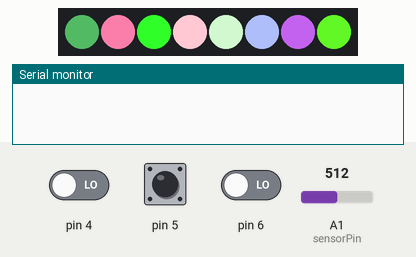
Bench run of a sketch on a simulated Arduino Uno, built with avr-gcc and run on an emulated ATmega328P. Shown: 8 RGB LEDs in strip order, left to right, the last lines printed to the serial monitor. Inputs (shaded band) come from the test bench; at power-on: pin 5 LOW, pin 4 LOW, pin 6 LOW, A1 (sensorPin) = 512. Dim RGB values are drawn brighter than linear; random numbers use the default seed unless the sketch sets one.

Above: at 2.4 s.
2.5 s: pin 5 pulsed HIGH 5 times (0.12 s each, 0.3 s apart)
At 4.6 s:
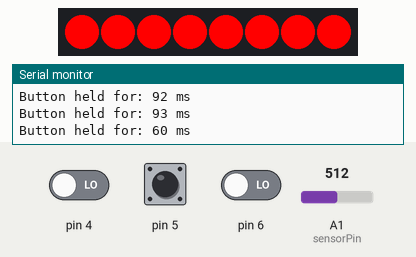
5.5 s: pin 5 pulsed HIGH 2 times (0.12 s each, 0.3 s apart)
At 6.8 s:
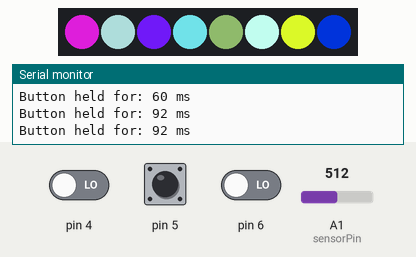
7.6 s: pin 5 driven HIGH
At 8.8 s:
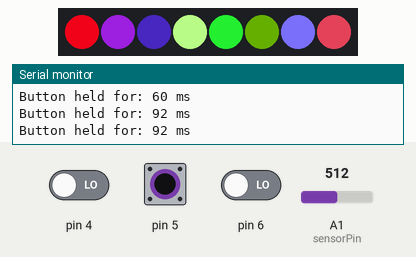
9.1 s: pin 5 driven LOW
At 9.35 s:
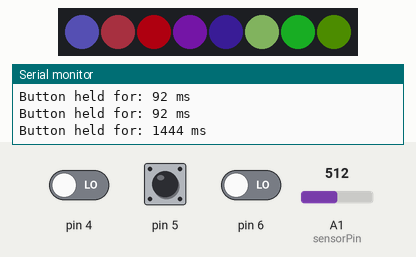
Timing chart, 0 to 11.6 s (numbered marks = the images above; inputs shaded):
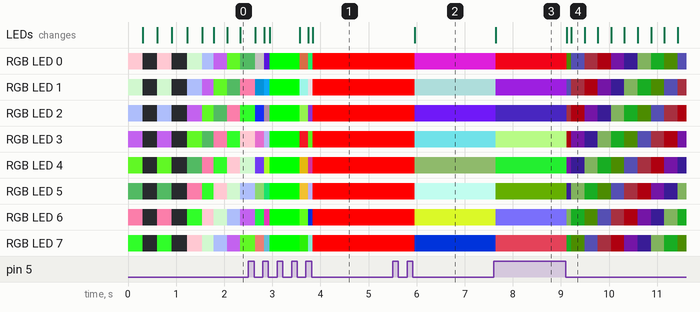

The sketch:

arduino-led-list.ino
```cpp
/*
  Dato: 12.09.23
*/

#include <Adafruit_NeoPixel.h>			                                                          // importerer bibliotek for funksjonalitet av led-listen
#define PIN 2   						                                                                  // inn-pinne til led-listen
#define NUMPIXELS 8 				                	                                                // antall led i listen

Adafruit_NeoPixel pixels = Adafruit_NeoPixel(NUMPIXELS,PIN,NEO_GRB+NEO_KHZ800);               // oppretter pixels-objekt som kaller sin egen kode


struct RGB						                                                                        // oppretter en struct med verdiene til en farge
{
  byte r;
  byte g;
  byte b;
};

struct Button                                                                                 // knapp-struct, holder alt av informasjon om knappene
{
  byte btnPin;
  int state;
  int prevState;
  int prevDebounce;
  int toggle;
  int presses;
  unsigned long held;
  unsigned long heldInstant;
};

RGB rgbValues[NUMPIXELS];				               	                                              // array som holder RGB-verdiene til hver LED
byte ledPosition[NUMPIXELS];		             		                                              // array som holder posisjonene til hver LED
byte rstlst[NUMPIXELS];						                                                            // temp liste som holder posisjoner i av-posisjon
RGB rgbValuesTemp[NUMPIXELS];			            	                                              // temp liste som holder posisjoner i av-posisjon

const int sensorPin = A1;
unsigned long debounceDelay = 10;
int timer = 250;
const int powerCheckTimer = 500;			                                                        // burde vært en liste

int sensorValue;
unsigned int counting;
bool lightMode;
bool movingFlag;
bool blinkFlag;
bool ledState;
//int sensorMax = 0;						                                                              // bruk om tid til
//int sensorMin = 1023;						                                                            // bruk om tid til

Button powerBtn, colorBtn, modeBtn;                                                           // opprett variabler for hver knapp

// kalles av setup()
void initButtons() {
 powerBtn = {4, LOW, 0, LOW, 0, 0, 0, 0};                                                     // initialiser struct'et
 colorBtn = {5, LOW, 0, LOW, 0, 0, 0, 0};
 modeBtn = {6, LOW, 0, LOW, 0, 0, 0, 0};
}

// samme som over
void initArrays()
{
  for (int i = 0; i < NUMPIXELS; i++) {                                                       // oppretter array med posisjonene til led'ene
  	ledPosition[i] = i;
  }
  for (int i = 0; i < NUMPIXELS; i++) {                                                       // oppretter arrayet med 0 som verdi for rgb
  	rgbValues[i].r = 0;
    rgbValues[i].g = 0;
    rgbValues[i].b = 0;
  }
  memcpy(rgbValuesTemp, rgbValues, NUMPIXELS);                                                // gjør klar midlertidig array for senere
  memcpy(rstlst, ledPosition, NUMPIXELS);                                                     // gjør klar midlertidig array for senere
}

// startsekvens når programmet starter, kalles av setup()
void bootUpSequence()
{
  pixels.begin();
  regenerateColorsRandom();
  int delTime = 300;
  while (millis() < 1200) {                                                                   // blinker i 1200 ms
    startList(255);
    delay(delTime);
    startList(0);
    delay(delTime);
  }
}

// unødvendig?
int blinkLed(int i)
{
  if (i < NUMPIXELS) {
  	i++;
  }
}

// hjelpefunksjon for å sette farger, sparer noen linjer kode
void setLedColor(int pos, int red, int green, int blue)
{
  rgbValues[pos].r = red;
  rgbValues[pos].g = green;
  rgbValues[pos].b = blue;
}

void regenerateColorsRandom() {
  for (int i = 0; i < NUMPIXELS; i++) {
  	setLedColor(i, random(255), random(255), random(255));                                   // setter alle led'ene til en tilfeldig farge
  }
}

void setAllColors(int r, int g, int b) {
  for (int i = 0; i < NUMPIXELS; i++) {
  	setLedColor(i, r, g, b);
  }
}

// tilbakestill posisjon
void resetList()
{
  memcpy(ledPosition, rstlst, NUMPIXELS);                                                   // kopierer "posisjonene" til led'ene tilbake til posisjon arrayet
}

// fargespill 1
void shiftLEDforward()
{
  byte temp[sizeof(ledPosition)];
  memcpy(temp, ledPosition, sizeof(ledPosition));

  for (int i = 0; i < sizeof(ledPosition);i++) {
  	ledPosition[(i+1) % sizeof(ledPosition)] = temp[i];                                    // modulo for å hoppe til første element når man er på siste plass
  }
}

// håndterer alt av knappetrykk-logikk
void debounceControl(struct Button &button)                                                // tar inn referanse til knapp-objektet man velger
{
  int readState = digitalRead(button.btnPin);
  if (readState != button.prevState) {
    if (button.prevDebounce < button.held) {                                               // sjekker hvor lenge knappen er holdt inne
      button.held = millis() - button.held;
      button.heldInstant = button.held;
      Serial.print("Button held for: ");
      Serial.print(button.heldInstant);
      Serial.println(" ms");
      button.presses++;
    }
  	button.prevDebounce = millis();
  }

  if ((millis() - button.prevDebounce) > debounceDelay) {

    if (readState != button.state) {
        button.state = readState;
      if (button.state == HIGH) {
        button.toggle = !button.toggle;
        button.held = millis();
      }
    }
  }
  button.prevState = readState;
}

// skru av led-listen
void powerOffLed()
{
  for (int i = 0; i < NUMPIXELS; i++) {
    rgbValues[i].r = 0;
    rgbValues[i].g = 0;
    rgbValues[i].b = 0;
  }
  startList(0);
}

// lagre lysmønster før programmet avsluttes
void saveLedState()
{
  memcpy(rgbValuesTemp, rgbValues, NUMPIXELS);
}

// plasserer temparray tilbake i hovedarray
void restartLed()
{
  memcpy(rgbValues, rgbValuesTemp, NUMPIXELS);
}

// sjekk om arduino skal skrues av med langt knappetrykk
void powerCheck(struct Button &button)
{
  if (button.heldInstant > 300 && button.heldInstant != 0) {                                          // satt til 300ms for raskere testing da tinkercad er litt treig
  	saveLedState();
    powerOffLed();
    button.heldInstant = 1;
    while (button.heldInstant < 300 && button.heldInstant != 0) {                                     // sjekker om bruker vil starte igjen
  	  debounceControl(button);
  	}
    button.heldInstant = 0;
    restartLed();
  }
}

// omformer analog verdi til tall som kan skrives ut av digitalWrite()
byte lightConstrain(int lightVal)
{
  return lightVal >> 3;                                                                                // bitshift for minimal prosessorressurs
}

// tar inn analogverdi og returnerer omformede versionen
byte lightBrightnessControl(int analogPin)
{
  int readBrightness = analogRead(analogPin);
  return lightConstrain(readBrightness);
}

// sjekker om lys-knappen er holdt inn lenge
void checkLightMode(struct Button &button)
{
  int temp = button.presses;
  // viktig at den kan starte listen selv om knappen sitt nye knappepress er under 500ms
  if (button.heldInstant > 500 || lightMode) {
    startList(lightBrightnessControl(sensorPin));
    if (button.heldInstant < 500) {
      button.heldInstant = 0;
      lightMode = true;
    } else if (button.heldInstant > 500 && lightMode) {
      lightMode = false;
      button.heldInstant = 0;
    } else {
      lightMode = true;
      button.heldInstant = 0;
    }
  }
}

// sjekker om den skal bytte til blinkemodus
void checkBlinkMode(struct Button &button)
{
  int temp = button.presses;
  if (button.heldInstant > 500 || blinkFlag) {
    if (button.heldInstant < 500) {
      button.heldInstant = 0;
      blinkFlag = true;
    } else if (button.heldInstant > 500 && blinkFlag) {
      blinkFlag = false;
      button.heldInstant = 0;
    } else {
      blinkFlag = true;
      button.heldInstant = 0;
    }
  }
}

// om man vil endre hastighet
void speedModes(int &prevTime, struct Button &button) {
  if (millis() - prevTime > timer) {
    prevTime = millis();

    if (blinkFlag) {
      if (ledState == true) {
        startList(0);
        ledState = false;
      } else {
        startList(255);
        ledState = true;
      }
    }

    if (button.presses % 3 == 1 && button.heldInstant < 500) {
      timer = 100;
    } else if (button.presses % 3 == 2 && button.heldInstant < 500) {
      timer = 50;
    } else {
      timer = 250;
      shiftLEDforward();
    }
  }
}

// kode som må kalles for at lysene skal oppdateres
void startList(int brightness)
{
  pixels.setBrightness(brightness);

  for (int i = 0; i < NUMPIXELS; i++) {
    pixels.setPixelColor(ledPosition[i], rgbValues[i].r, rgbValues[i].g, rgbValues[i].b);
  }
  pixels.show();
}

// oppsett start
void setup()
{
  randomSeed(analogRead(0));
  initButtons();
  initArrays();
  pinMode(sensorPin, INPUT);
  bootUpSequence();
  Serial.begin(9600);                                                         // for debug
}

// hovedprogram kjører
void loop()
{
  static int prevTime = 0;
  debounceControl(powerBtn);
  delay(10);
  debounceControl(colorBtn);
  delay(10);                                                                  // Usikker hvorfor men ser ut som koden kjører mye bedre med delay her
  debounceControl(modeBtn);
  delay(10);
  checkLightMode(colorBtn);                                                   // når det er mørkt lyser den mindre
  checkBlinkMode(modeBtn);
  speedModes(prevTime, modeBtn);
  if (!lightMode && !blinkFlag) {
    if(colorBtn.presses % 3 == 1 && colorBtn.heldInstant < 500) {             // hvert 3. knappetrykk som ikke er over 500ms holdt inne vil den generere tilfeldige farger
      if (colorBtn.state != colorBtn.prevState) {
        regenerateColorsRandom();
        startList(255);
      }
    } else if (colorBtn.presses % 3 == 2 && colorBtn.heldInstant < 500) {     // generere rød grønn eller blå
      if(colorBtn.presses != colorBtn.prevState) {
        if (colorBtn.presses % 4 == 1) {
          setAllColors(255,0,0);
        } else if (colorBtn.presses % 4 == 2) {
          setAllColors(0,255,0);
        } else if (colorBtn.presses % 4 == 3) {
          setAllColors(0,0,255);
        }
          startList(255);                                                     // start listen med fargene satt over
      }
    } else {
      startList(255);
    }
  }
  powerCheck(powerBtn);                                                       // sjekk om av-knappen holdt i mer enn 3 sek (300ms for testing enda)
}
```

Measured:
- after the input at 5.5 s, RGB LED 0: RGB(255, 0, 0) → RGB(153, 21, 151) after 0.46 s; RGB LED 1: RGB(255, 0, 0) → RGB(119, 151, 150) after 0.46 s
- after the input at 7.6 s, RGB LED 0: RGB(153, 21, 151) → RGB(211, 2, 21) after 0.05 s; RGB LED 1: RGB(119, 151, 150) → RGB(112, 22, 160) after 0.05 s
